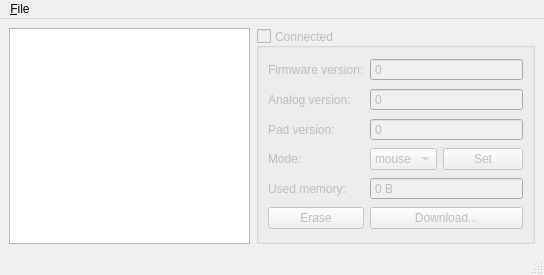
<?xml version="1.0" encoding="UTF-8"?>
<ui version="4.0">
 <class>MainWindow</class>
 <widget class="QMainWindow" name="MainWindow">
  <property name="geometry">
   <rect>
    <x>0</x>
    <y>0</y>
    <width>544</width>
    <height>275</height>
   </rect>
  </property>
  <property name="windowTitle">
   <string>M210</string>
  </property>
  <widget class="QWidget" name="centralwidget">
   <layout class="QVBoxLayout" name="verticalLayout">
    <item>
     <layout class="QHBoxLayout" name="horizontalLayout">
      <item>
       <widget class="QListWidget" name="listWidget"/>
      </item>
      <item>
       <widget class="QGroupBox" name="groupBox">
        <property name="enabled">
         <bool>false</bool>
        </property>
        <property name="title">
         <string>Connected</string>
        </property>
        <property name="alignment">
         <set>Qt::AlignLeading|Qt::AlignLeft|Qt::AlignVCenter</set>
        </property>
        <property name="checkable">
         <bool>true</bool>
        </property>
        <property name="checked">
         <bool>false</bool>
        </property>
        <layout class="QGridLayout" name="gridLayout">
         <item row="0" column="0">
          <widget class="QLabel" name="label">
           <property name="text">
            <string>Firmware version:</string>
           </property>
          </widget>
         </item>
         <item row="0" column="1">
          <widget class="QSpinBox" name="spinBoxFirmwareVersion">
           <property name="focusPolicy">
            <enum>Qt::NoFocus</enum>
           </property>
           <property name="readOnly">
            <bool>true</bool>
           </property>
           <property name="buttonSymbols">
            <enum>QAbstractSpinBox::NoButtons</enum>
           </property>
           <property name="maximum">
            <number>65535</number>
           </property>
          </widget>
         </item>
         <item row="1" column="0">
          <widget class="QLabel" name="label_2">
           <property name="text">
            <string>Analog version:</string>
           </property>
          </widget>
         </item>
         <item row="1" column="1">
          <widget class="QSpinBox" name="spinBoxAnalogVersion">
           <property name="focusPolicy">
            <enum>Qt::NoFocus</enum>
           </property>
           <property name="readOnly">
            <bool>true</bool>
           </property>
           <property name="buttonSymbols">
            <enum>QAbstractSpinBox::NoButtons</enum>
           </property>
           <property name="maximum">
            <number>65535</number>
           </property>
          </widget>
         </item>
         <item row="2" column="0">
          <widget class="QLabel" name="label_3">
           <property name="text">
            <string>Pad version:</string>
           </property>
          </widget>
         </item>
         <item row="2" column="1">
          <widget class="QSpinBox" name="spinBoxPadVersion">
           <property name="focusPolicy">
            <enum>Qt::NoFocus</enum>
           </property>
           <property name="readOnly">
            <bool>true</bool>
           </property>
           <property name="buttonSymbols">
            <enum>QAbstractSpinBox::NoButtons</enum>
           </property>
           <property name="maximum">
            <number>65535</number>
           </property>
          </widget>
         </item>
         <item row="3" column="0">
          <widget class="QLabel" name="label_4">
           <property name="text">
            <string>Mode:</string>
           </property>
          </widget>
         </item>
         <item row="4" column="0">
          <widget class="QLabel" name="label_5">
           <property name="text">
            <string>Used memory:</string>
           </property>
          </widget>
         </item>
         <item row="4" column="1">
          <widget class="QSpinBox" name="spinBoxUsedMemory">
           <property name="focusPolicy">
            <enum>Qt::NoFocus</enum>
           </property>
           <property name="readOnly">
            <bool>true</bool>
           </property>
           <property name="buttonSymbols">
            <enum>QAbstractSpinBox::NoButtons</enum>
           </property>
           <property name="suffix">
            <string> B</string>
           </property>
           <property name="prefix">
            <string/>
           </property>
           <property name="maximum">
            <number>999999999</number>
           </property>
          </widget>
         </item>
         <item row="5" column="0">
          <widget class="QPushButton" name="pushButtonErase">
           <property name="text">
            <string>Erase</string>
           </property>
          </widget>
         </item>
         <item row="5" column="1">
          <widget class="QPushButton" name="pushButtonDownload">
           <property name="text">
            <string>Download...</string>
           </property>
          </widget>
         </item>
         <item row="3" column="1">
          <layout class="QHBoxLayout" name="horizontalLayout_2">
           <item>
            <widget class="QComboBox" name="comboBoxMode">
             <item>
              <property name="text">
               <string>mouse</string>
              </property>
             </item>
             <item>
              <property name="text">
               <string>tablet</string>
              </property>
             </item>
            </widget>
           </item>
           <item>
            <widget class="QPushButton" name="pushButtonSetMode">
             <property name="text">
              <string>Set</string>
             </property>
            </widget>
           </item>
          </layout>
         </item>
        </layout>
       </widget>
      </item>
     </layout>
    </item>
   </layout>
  </widget>
  <widget class="QMenuBar" name="menubar">
   <property name="geometry">
    <rect>
     <x>0</x>
     <y>0</y>
     <width>544</width>
     <height>21</height>
    </rect>
   </property>
   <widget class="QMenu" name="menuFile">
    <property name="title">
     <string>&amp;File</string>
    </property>
   </widget>
   <addaction name="menuFile"/>
  </widget>
  <widget class="QStatusBar" name="statusbar"/>
  <action name="actionQuit">
   <property name="text">
    <string>&amp;Quit</string>
   </property>
   <property name="shortcut">
    <string>Ctrl+Q</string>
   </property>
  </action>
 </widget>
 <tabstops>
  <tabstop>listWidget</tabstop>
  <tabstop>groupBox</tabstop>
  <tabstop>comboBoxMode</tabstop>
  <tabstop>pushButtonSetMode</tabstop>
  <tabstop>pushButtonErase</tabstop>
  <tabstop>pushButtonDownload</tabstop>
 </tabstops>
 <resources/>
 <connections/>
</ui>
